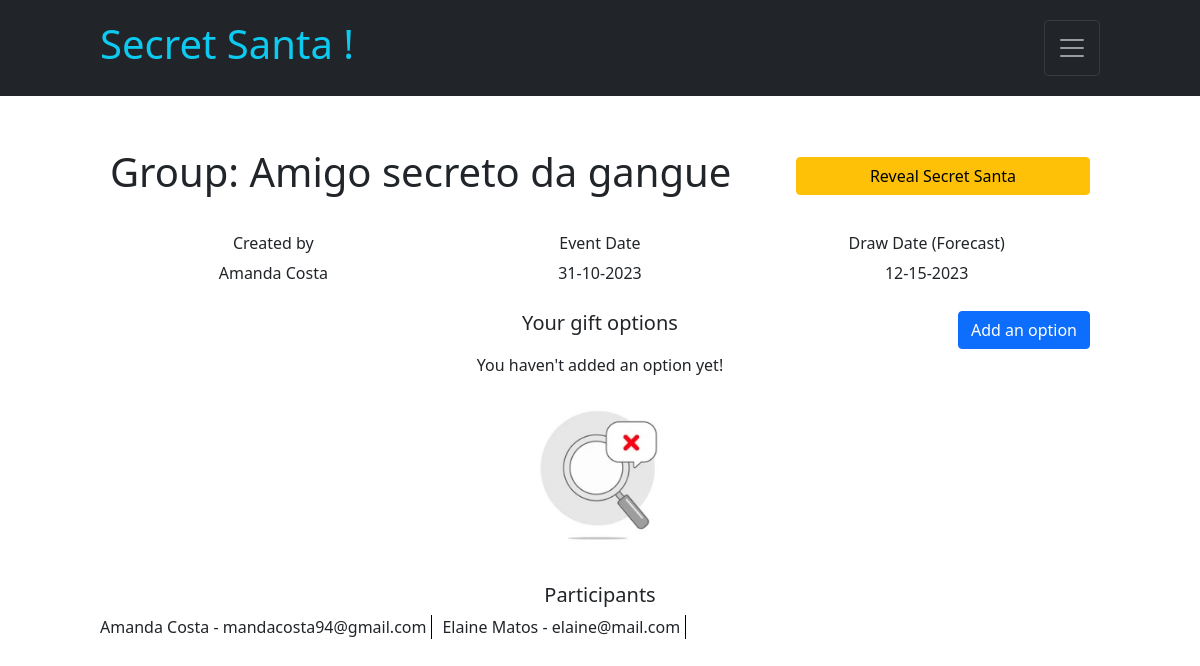
/group/1 (signed in), run on an earlier commit of the app's database.
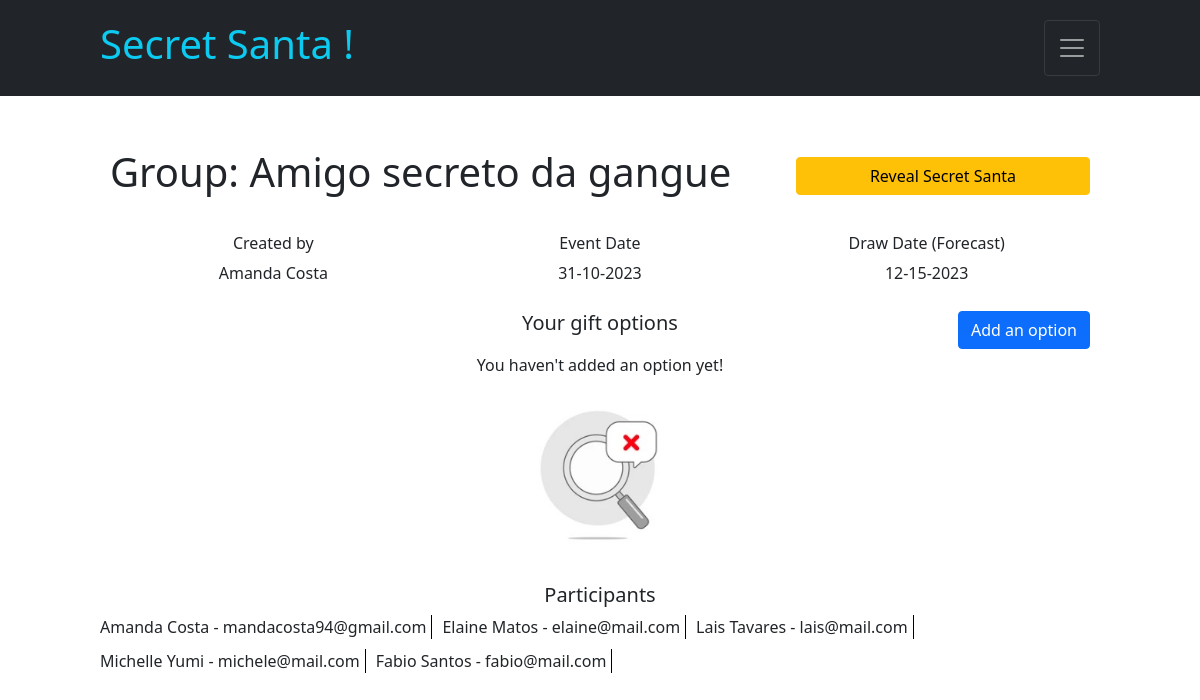
And on a later commit of the database.
### tables this page shows
CREATE TABLE users (
        id INTEGER PRIMARY KEY AUTOINCREMENT,
        name TEXT,
        email TEXT UNIQUE,
        gender TEXT,
        birth TEXT,
        password_hash TEXT
    );

### app.py (the view)
@app.route('/group/<group_id>', methods=['GET', 'POST'])
@login_required
def group(group_id):
    db = get_db()
    cursor = db.cursor()
    id = session["user_id"]
    cursor.execute("SELECT * FROM users WHERE id = ?", (id,))
    user = cursor.fetchone()
    release_santa = False
    cursor.execute("SELECT * FROM groups_users WHERE user_id = ? AND group_id = ? ", (id, group_id))
    member = cursor.fetchone()
    if not member:
        return redirect("/home")
    if request.method == 'GET':
        try:
            santa_gift_options = None
            cursor.execute("SELECT b.* FROM groups_users a JOIN users b ON a.user_id = b.id WHERE a.group_id = ? AND a.user_id <> ?", (group_id, id))
            participants = cursor.fetchall()
            if len(participants) >= 2:
                release_santa = True
            cursor.execute("SELECT id FROM groups_users WHERE group_id = ? AND user_id = ?", (group_id, id,))
            group_user_id = cursor.fetchone()
            group_user_id = group_user_id['id']
            cursor.execute("SELECT c.* FROM groups_users a JOIN group_user_option b ON a.id = b.group_user_id JOIN gift_option c ON c.id = b.gift_option_id WHERE a.id = ?", (group_user_id, ))
            gift_options = cursor.fetchall()
            cursor.execute("SELECT a.*, b.name as creator, b.email FROM groups a LEFT JOIN users b ON a.owner_id = b.id WHERE a.id = ?", (group_id, ))
            group = cursor.fetchone()
            cursor.execute("SELECT a.taken_id, a.date, b.name, b.email, b.gender, b.birth FROM draw a JOIN users b ON a.taken_id = b.id WHERE a.took_id = ? AND a.group_id = ?", (id, group_id,))
            draw = cursor.fetchone()
            if draw:
                if draw['taken_id']:
                    cursor.execute("SELECT id FROM groups_users WHERE group_id = ? AND user_id = ?", (group_id, draw['taken_id'],))
                    group_taken_id = cursor.fetchone()
                    group_taken_id = group_taken_id['id']
                    cursor.execute("SELECT c.* FROM groups_users a JOIN group_user_option b ON a.id = b.group_user_id JOIN gift_option c ON c.id = b.gift_option_id WHERE a.id = ?", (group_taken_id, ))
                    santa_gift_options = cursor.fetchall()
            owner = group['owner_id'] == id
            return render_template("group.html", nav=True, user=user, owner=owner, participants=participants, gift_options=gift_options, draw=draw, group=group, santa_gift_options=santa_gift_options, release_santa=release_santa)
        except Exception as e:
            text = f"An error occurred: {str(e)}"
            return render_template("home.html", nav=True, erro=True, text=text, user=user)

### app.py (called while the page is built)
@app.after_request
def after_request(response):
    response.headers["Cache-Control"] = "no-cache, no-store, must-revalidate"
    response.headers["Expires"] = 0
    response.headers["Pragma"] = "no-cache"
    return response

def get_db():
    db = getattr(g, '_database', None)
    if db is None:
        db = g._database = sqlite3.connect('database.db')
    db.row_factory = sqlite3.Row
    return db

@app.teardown_appcontext
def close_connection(exception):
    print("Closing...")
    db = getattr(g, '_database', None)
    if db is not None:
        db.close()

### helpers.py (called while the page is built)
def login_required(f):
    @wraps(f)
    def decorated_function(*args, **kwargs):
        if session.get("user_id") is None:
            print("USER ID", session.get("user_id"))
            return redirect("/")
        return f(*args, **kwargs)
    return decorated_function

### templates/group.html (shortened to what this page needs)
{% extends "layout.html" %}
{% block main %}
    <div class="container_group">
        <div class="container_header_group">
            <div class="header_group">
                <h1>Group: {{group['name']}}</h1>
                {% if draw['date'] %}
                <button type="button" class="btn btn-warning one action" data-bs-toggle="modal" data-bs-target="#secret_santa_modal" onclick="animateSantaName()">Reveal Secret Santa</button>
                {% else %}
                    <div class="btn btn-secondary one action">Wait for the draw!</div>
                {% endif %}
            </div>
            <div class="group_info">
                <div class="info_group">
                    <h6>Created by</h6>
                    <p>{{group['creator']}}</p>
                </div>
                <div class="info_group">
                    <h6>Event Date</h6>
                    <p>{{group['event_date']}}</p>
                </div>
                <div class="info_group">
                    <h6>Draw Date (Forecast)</h6>
                    <p>{{group['draw_date']}}</p>
                </div>
            </div>
        </div>
        <div>
            <div class="container_gifts">
                <h5>Your gift options</h5>
                {% if gift_options[0] %}
                    <ul class="gift_options_list">
                        {% for gift in gift_options %}
                            <li id="option-{{gift['id']}}" class="option_card card">
                                <h6 class="title_gift">{{gift['gift']}}</h6>
                                <p class="description_gift">{{gift['description']}}</p>
                                <form action="/new_gift/{{gift['id']}}" method="post" class="trash-icon">
                                    <input hidden type="text" name="group_id" value="{{group['id']}}">
                                    <button type="submit" class="trash-btn btn btn-secondary"><i class="bi bi-trash3-fill"></i></button>
                                </form>
                            </li>
                        {% endfor %}
                    </ul>
                {% else %}
                    <p>You haven't added an option yet!</p>
                    <img src="../static/images/lupa.jpeg" alt="" class="no_gifts">
                {% endif %}
                <button type="button" class="btn btn-primary add_gift" data-bs-toggle="modal" data-bs-target="#new_gift_modal">Add an option</button>
            </div>
            <div style="padding: 20px 0;">
                <h5>Participants</h5>
                {% if participants[0] %}
                <ul class="participants_list">
                    {% for part in participants %}
                        <li>
                            <span>{{part['name']}} - {{part['email']}}</span>
                        </li>
                    {% endfor %}
                </ul>
                {% else %}
                    <p>No one yet !</p>
                    <img src="../static/images/no_people.jpeg" alt="" class="no_people">
                {% endif %}
            </div>
        </div>
    </div>
{% endblock %}

What changed in the data, as far as the page shows it:
added users: name "Lais Tavares", email "lais@mail.com"
added users: name "Michelle Yumi", email "michele@mail.com"
added users: name "Fabio Santos", email "fabio@mail.com"
